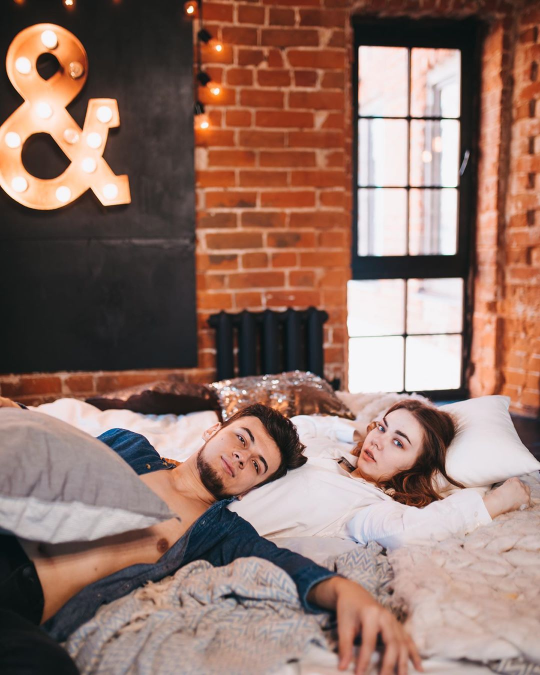
#> input picture adelya/images/fulls/65894023_388420005132886_6282761786448653344_n.jpg, 1080 x 1350 px (shown at 1/2 size); its folder holds only this picture in this run
$ python makethumbs.py   (older library calls are emulated)
#> lines starting #> are read from the running program, lines starting #| are printed output that depends on the picture
import os
from PIL import Image

for dir in os.listdir():
    if os.path.exists(dir + '/images') and (not os.path.exists(dir + '/images/thumbs') or len(os.listdir(dir + '/images/thumbs')) == 0):
        if not os.path.exists(dir + '/images/thumbs'):
            os.mkdir(dir + '/images/thumbs')
        for file in os.listdir(dir + '/images/fulls'):
            image = Image.open(dir + '/images/fulls/' + file)
#> image is the input picture: PIL image 1080x1350 RGB; mean R, G, B 145.1, 114.9, 104.8
            image.thumbnail((512,512), Image.ANTIALIAS)
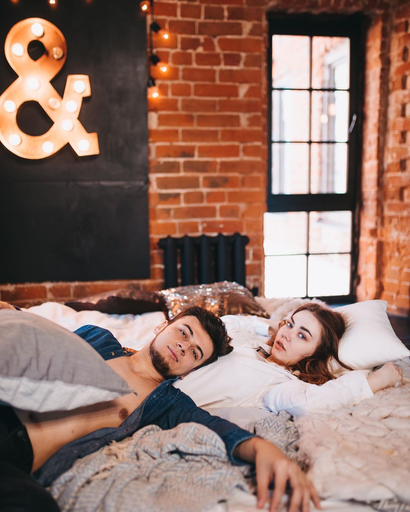
#> image: PIL image 410x512 RGB; mean R, G, B 145, 114.9, 104.8
            image.save(dir + '/images/thumbs/' + file, "JPEG")

print('Done!')
